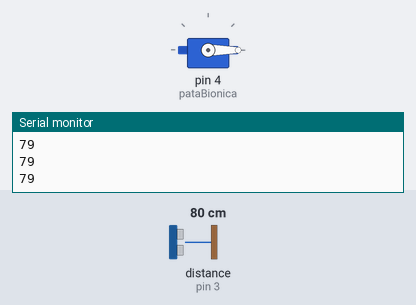
Bench run of a sketch on a simulated Arduino Uno, built with avr-gcc and run on an emulated ATmega328P. Parts: servo, the last lines printed to the serial monitor. Wiring (inferred from the names in the program): ultrasonic range finder: trigger pin 2; echo pin 3. The test bench sets the inputs (shaded band); at power-on: distance to the obstacle (sensor on pin 3) 80 cm. The echo pulse lasts 58.3 µs per cm.

Above: at 1.3 s.
1.4 s: distance to the obstacle (sensor on pin 3) set to 2 cm
At 2.8 s:
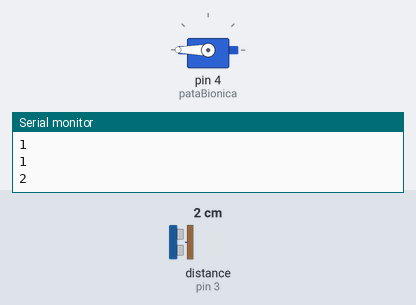
3.5 s: distance to the obstacle (sensor on pin 3) set to 60 cm
At 4.7 s:
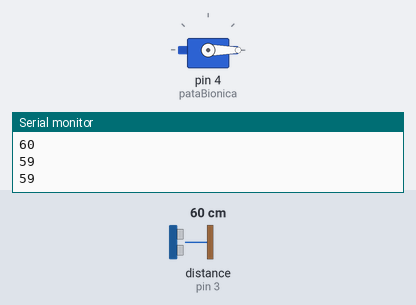
5.5 s: distance to the obstacle (sensor on pin 3) set to 4 cm
At 6.9 s:
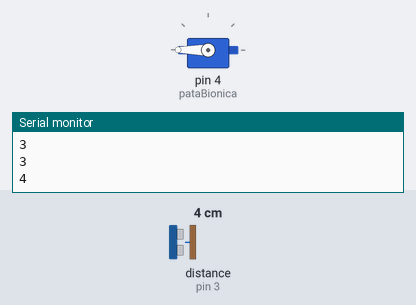
Timing chart, 0 to 8.5 s (numbered marks = the images above; inputs shaded):
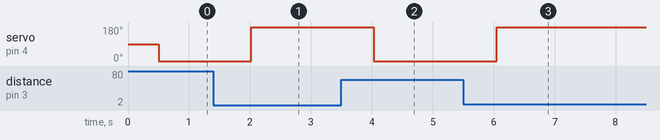

Measured:
- after the input at 1.4 s, servo on pin 4 (pataBionica): 0° → 180° after 0.62 s
- after the input at 3.5 s, servo on pin 4 (pataBionica): 180° → 0° after 0.53 s
- after the input at 5.5 s, servo on pin 4 (pataBionica): 0° → 180° after 0.55 s

The sketch:

ServoUltrasonic.ino
```cpp
#include <Servo.h>
Servo pataBionica;

int trig = 2;
int echo = 3;
int tiempo;
int distancia;

void setup() {
  // put your setup code here, to run once:
  Serial.begin(9600);
  pinMode(trig, OUTPUT);
  pinMode(echo, INPUT);
  pataBionica.attach(4);

}

void loop() {
  // put your main code here, to run repeatedly:
  digitalWrite(trig, HIGH);
  delay(1);
  digitalWrite(trig, LOW);
  tiempo = pulseIn(echo, HIGH);
  distancia = tiempo / 58.2;
  Serial.println(distancia);
  delay(500);

  if(distancia <= 50){
    pataBionica.write(180);
  }
  if(distancia > 50){
    pataBionica.write(0);
  }

}
```
